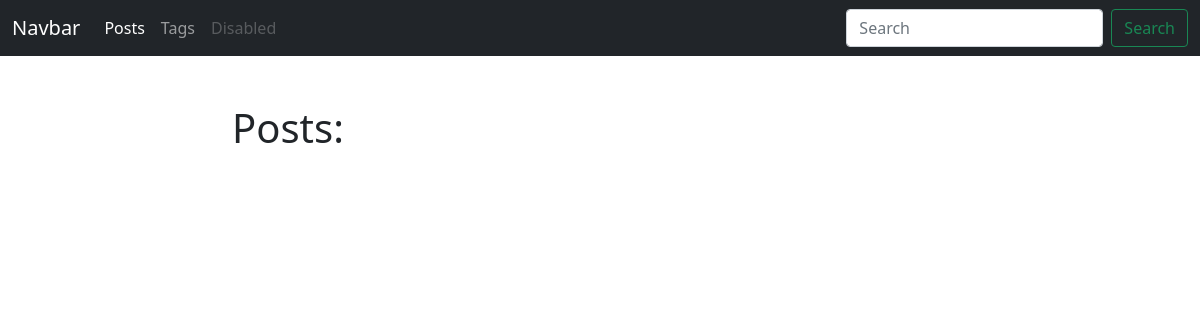
/blog/, run on an earlier commit of the app's database.
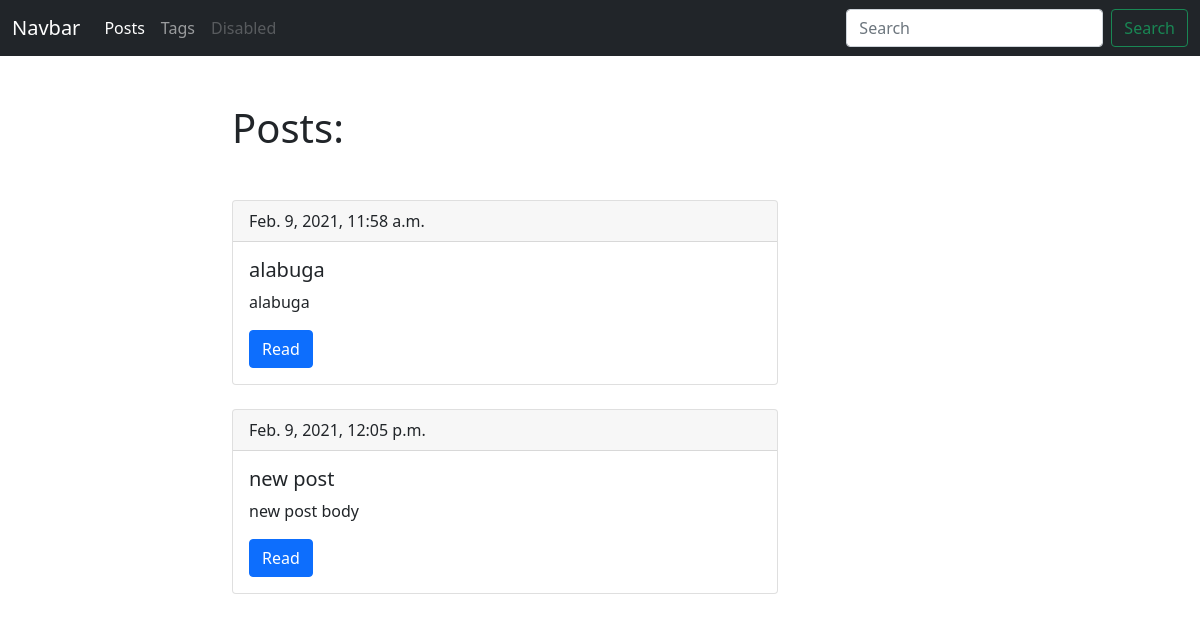
And on a later commit of the database.
### blog/models.py (models this page shows, shortened)
class Post(models.Model):
    title = models.CharField(max_length=150, db_index=True)
    slug = models.SlugField(max_length=150, unique=True)
    body = models.TextField(blank=True, db_index=True)
    tags = models.ManyToManyField('Tag', blank=True, related_name='posts')
    date_pub = models.DateTimeField(auto_now_add=True)
    def get_absolute_url(self):
        return reverse('post_detail_url', kwargs={'slug': self.slug})

### blog/views.py (the view)
# urls.py: path('', posts_list, name='posts_list_url'),
def posts_list(request):
    posts = Post.objects.all()
    return render(request,'blog/index.html', context={'posts':posts})

### blog/templates/blog/index.html (shortened to what this page needs)
{% extends 'blog/base_blog.html' %}
{% block content %}
    <h1 class="mb-5">Posts:</h1>
    {% for post in posts %}
        <div class="card mb-4">
            <div class="card-header">
            {{ post.date_pub }}
            </div>
            <div class="card-body">
            <h5 class="card-title">{{ post.title }}</h5>
                <p class="card-text">{{ post.body|truncatewords:15 }}</p>
            <a href="{{ post.get_absolute_url }}" class="btn btn-primary">Read</a>
            </div>
        </div>
    {% endfor %}
{% endblock content %}

### blog/templates/blog/base_blog.html
{% extends 'base.html' %}

### templates/base.html (shortened to what this page needs)
<!doctype html>
<html lang="en">
  <head>
    <link href="https://cdn.jsdelivr.net/npm/bootstrap@5.0.0-beta1/dist/css/bootstrap.min.css" rel="stylesheet">
  </head>
  <body>
    <nav class="navbar navbar-expand-lg navbar-dark bg-dark">
      <div class="container-fluid">
        <a class="navbar-brand" href="#">Navbar</a>
        <div class="collapse navbar-collapse" id="navbarTogglerDemo02">
          <ul class="navbar-nav me-auto mb-2 mb-lg-0">
            <li class="nav-item">
              <a class="nav-link active" aria-current="page" href="{% url 'posts_list_url' %}">Posts</a>
            </li>
            <li class="nav-item">
              <a class="nav-link" href="{% url 'tags_list_url' %}">Tags</a>
            </li>
            <li class="nav-item">
              <a class="nav-link disabled" href="#" tabindex="-1" aria-disabled="true">Disabled</a>
            </li>
          </ul>
          <form class="d-flex">
            <input class="form-control me-2" type="search" placeholder="Search" aria-label="Search">
            <button class="btn btn-outline-success" type="submit">Search</button>
          </form>
        </div>
      </div>
    </nav>
      <div class="container mt-5">
        <div class="row">
          <div class="col-6 offset-md-2">
            {% block content %}{% endblock content %}
          </div>
        </div>
      </div>
  </body>
</html>

What changed in the data, as far as the page shows it:
added Post: date_pub "Feb. 9, 2021, 11:58 a.m.", title "alabuga", body "alabuga"
added Post: date_pub "Feb. 9, 2021, 12:05 p.m.", title "new post", body "new post body"
